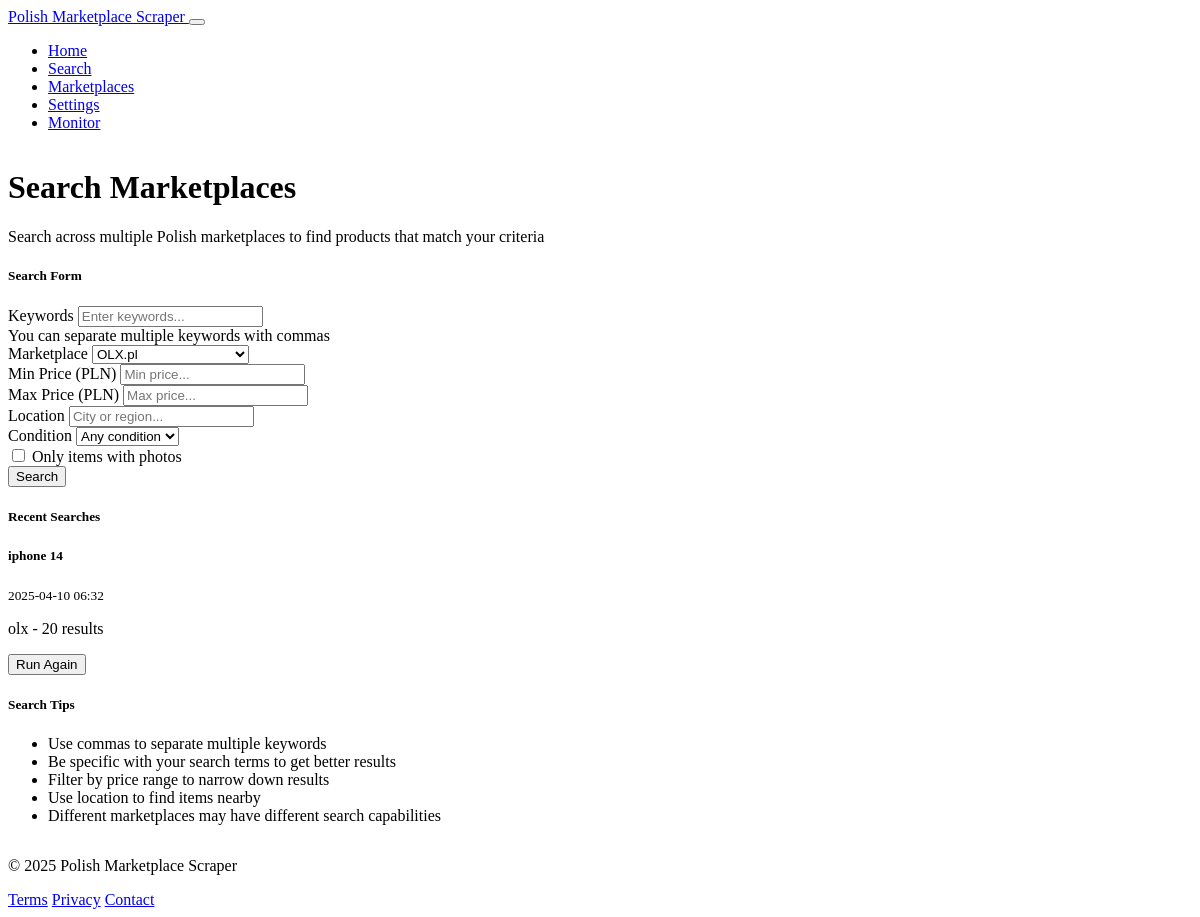
The page /search on the database as committed earlier.
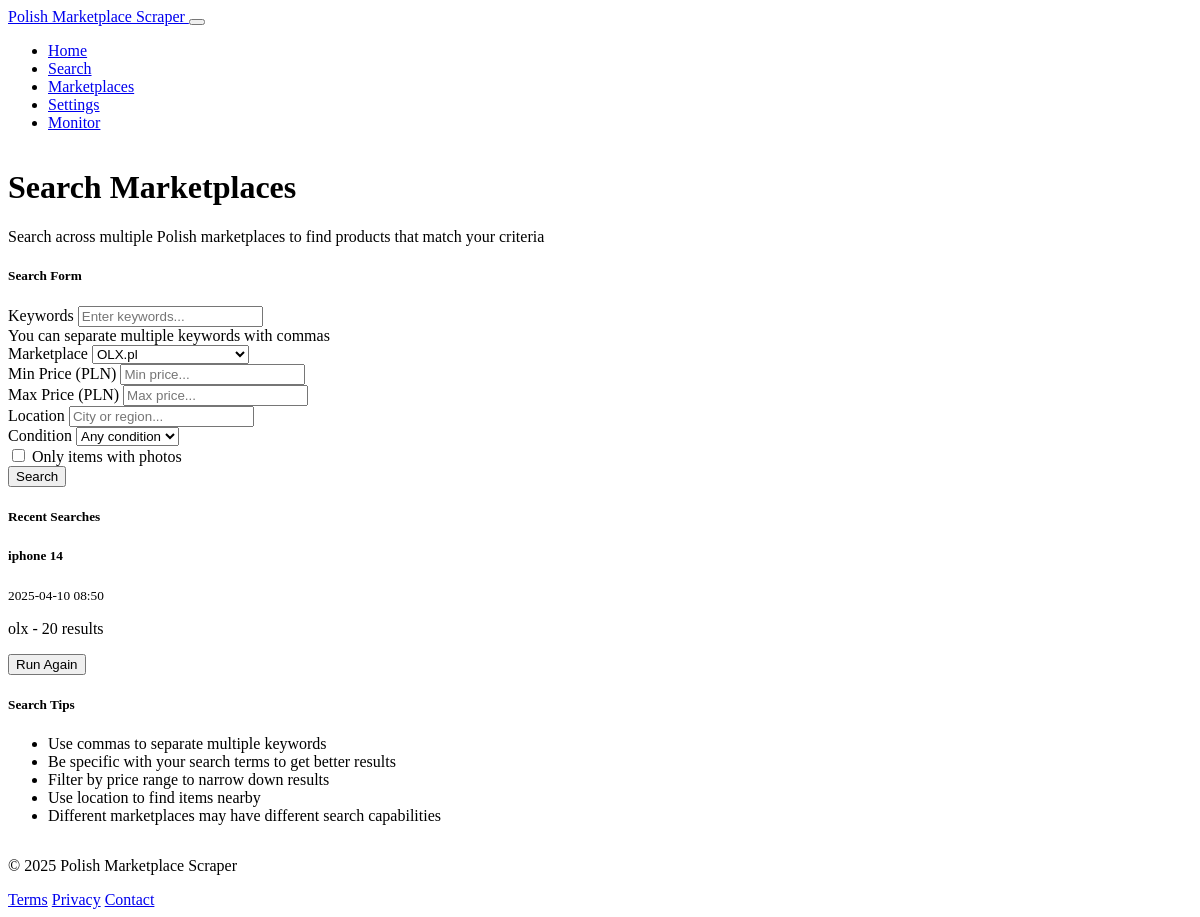
The same page on the database as committed later.
### models.py (models this page shows, shortened)
class SearchResult(db.Model):
    id = db.Column(db.Integer, primary_key=True)
    search_term = db.Column(db.String(255), nullable=False)
    marketplace = db.Column(db.String(50), nullable=False)
    filters = db.Column(JSON, nullable=True)
    result_count = db.Column(db.Integer, default=0)
    created_at = db.Column(db.DateTime, default=datetime.utcnow)

### routes.py (the view, shortened to what this page needs)
@app.route('/search', methods=['GET', 'POST'])
def search():
    marketplaces = Marketplace.get_available_marketplaces()
    recent_searches = SearchResult.query.order_by(SearchResult.created_at.desc()).limit(5).all()
    return render_template(
        'search.html',
        title='Search Marketplaces',
        marketplaces=marketplaces,
        recent_searches=recent_searches
    )

### models.py (called while the page is built)
    @classmethod
    def is_feature_enabled(cls, feature_name):
        feature = cls.query.filter_by(name=feature_name).first()
        return feature and feature.is_enabled

    @classmethod
    def get_available_marketplaces(cls, include_premium=False):
        query = cls.query.filter_by(is_enabled=True)
        if not include_premium:
            query = query.filter_by(is_premium=False)
        return query.order_by(cls.priority.desc()).all()

### templates/search.html (shortened to what the changed rows need)
{% extends 'base.html' %}
{% block content %}
<div class="row mb-4">
    <div class="col-md-12">
        <h1>Search Marketplaces</h1>
    </div>
</div>
<div class="row">
    <div class="col-md-4">
        <div class="card mb-4">
            <div class="card-body">
                <div class="list-group">
                    {% for search in recent_searches %}
                    <form action="{{ url_for('search') }}" method="post" class="list-group-item list-group-item-action">
                        <div class="d-flex w-100 justify-content-between">
                            <h5 class="mb-1">{{ search.search_term }}</h5>
                            <small>{{ format_datetime(search.created_at) }}</small>
                        </div>
                        <p class="mb-1">
                            {{ search.marketplace }} - {{ search.result_count }} results
                        </p>
                        <button type="submit" class="btn btn-sm btn-outline-primary mt-2">
                             Run Again
                        </button>
                    </form>
                    {% else %}
                    <div class="list-group-item">
                        <p class="mb-0 text-center">No recent searches found</p>
                    </div>
                    {% endfor %}
                </div>
            </div>
        </div>
    </div>
</div>
{% endblock %}

Rows that differ between the two databases and show on the page:
changed SearchResult "olx": created_at "2025-04-10 06:32" → "2025-04-10 08:50"
